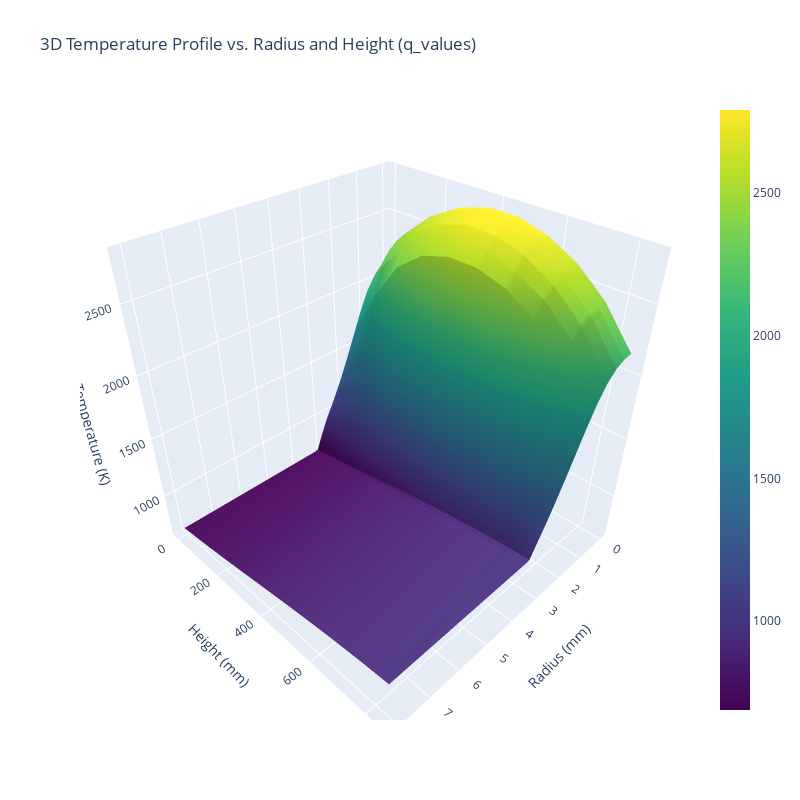

Write notebook code for a chart like this one.
### Markdown cell above
3D plot computes all the points

### Code cell
# Pre-compute the temperature matrix using the plot function
r_coolant_infinity = Geometrical_Data.cladding_outer_diameter / 2 + Geometrical_Data.pin_pitch / np.sqrt(3)
r_coolant_cladding = Geometrical_Data.cladding_outer_diameter / 2
r_cladding_gap = Geometrical_Data.cladding_outer_diameter / 2 - Geometrical_Data.thickness_cladding
r_gap_fuel = Geometrical_Data.fuel_outer_diameter / 2
r_end = Geometrical_Data.fuel_inner_diameter / 2

r_coolant = np.linspace(r_coolant_infinity, r_coolant_cladding, 2)[0:-1]
r_cladding = np.linspace(r_coolant_cladding, r_cladding_gap, 2)[0:-1]
r_gap = np.linspace(r_cladding_gap, r_gap_fuel,5)[0:-1]
r_fuel = np.linspace(r_gap_fuel, r_end, 10)

r_plot = np.concatenate((r_coolant, r_cladding, r_gap, r_fuel))
# print(r_plot)
print(len(r_plot))
# r_plot = np.linspace(Geometrical_Data.cladding_outer_diameter/2 + 3e-3, 0, 100)

# 3D plot of the temperature profile
T_fuel_out = 1500 # K (Initial guess)
vars.T_map = f.temperature_profile_3D(r_plot, Resistances, Coolant_Proprieties, ThermoHydraulics, Geometrical_Data, T_fuel_out, Burnup)

# Create a 3D surface plot
fig = go.Figure(data=[go.Surface(z=vars.T_map.T, x=vars.T_map.r*1e3, y=vars.T_map.h*1e3, colorscale='Viridis')])

# Update the layout
fig.update_layout(
    scene=dict(
        xaxis_title='Radius (mm)',
        yaxis_title='Height (mm)',
        zaxis_title='Temperature (K)'
    ),
    title="3D Temperature Profile vs. Radius and Height (q_values)",
    autosize=False,
    width=800,
    height=800
)

# Show the plot
fig.show()

### Figure 1 — Plotly figure (JSON) as saved in the notebook; plotly's stock layout.template omitted (floating-point values rounded to 4 significant figures; data arrays with more than 128 entries replaced by an {"elided": "..."} marker saying what was removed)
{"data": [{"colorscale": [[0, "#440154"], [0.1111, "#482878"], [0.2222, "#3e4989"], [0.3333, "#31688e"], [0.4444, "#26828e"], [0.5556, "#1f9e89"], [0.6667, "#35b779"], [0.7778, "#6ece58"], [0.8889, "#b5de2b"], [1, "#fde725"]], "type": "surface", "x": {"elided": "10x16 float values"}, "y": {"elided": "10x16 float values"}, "z": {"elided": "10x16 float values"}}], "layout": {"autosize": false, "height": 800, "scene": {"xaxis": {"title": {"text": "Radius (mm)"}}, "yaxis": {"title": {"text": "Height (mm)"}}, "zaxis": {"title": {"text": "Temperature (K)"}}}, "title": {"text": "3D Temperature Profile vs. Radius and Height (q_values)"}, "width": 800}}
